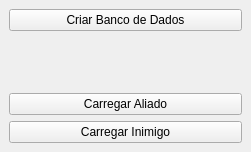
<?xml version="1.0" encoding="UTF-8"?>
<ui version="4.0">
 <class>DockWidget</class>
 <widget class="QDockWidget" name="DockWidget">
  <property name="geometry">
   <rect>
    <x>0</x>
    <y>0</y>
    <width>251</width>
    <height>152</height>
   </rect>
  </property>
  <property name="windowTitle">
   <string/>
  </property>
  <widget class="QWidget" name="dockWidgetContents">
   <layout class="QGridLayout" name="gridLayout">
    <item row="0" column="0">
     <widget class="QPushButton" name="createSqliteButton">
      <property name="text">
       <string>Criar Banco de Dados</string>
      </property>
     </widget>
    </item>
    <item row="4" column="0">
     <widget class="QPushButton" name="loadEnemyButton">
      <property name="text">
       <string>Carregar Inimigo</string>
      </property>
     </widget>
    </item>
    <item row="3" column="0">
     <widget class="QPushButton" name="loadAlliedButton">
      <property name="text">
       <string>Carregar Aliado</string>
      </property>
     </widget>
    </item>
    <item row="2" column="0">
     <widget class="SelectFileWidget" name="widget" native="true"/>
    </item>
   </layout>
  </widget>
 </widget>
 <customwidgets>
  <customwidget>
   <class>SelectFileWidget</class>
   <extends>QWidget</extends>
   <header>DsgTools.CustomWidgets.selectFileWidget.h</header>
   <container>1</container>
  </customwidget>
 </customwidgets>
 <resources/>
 <connections/>
</ui>
